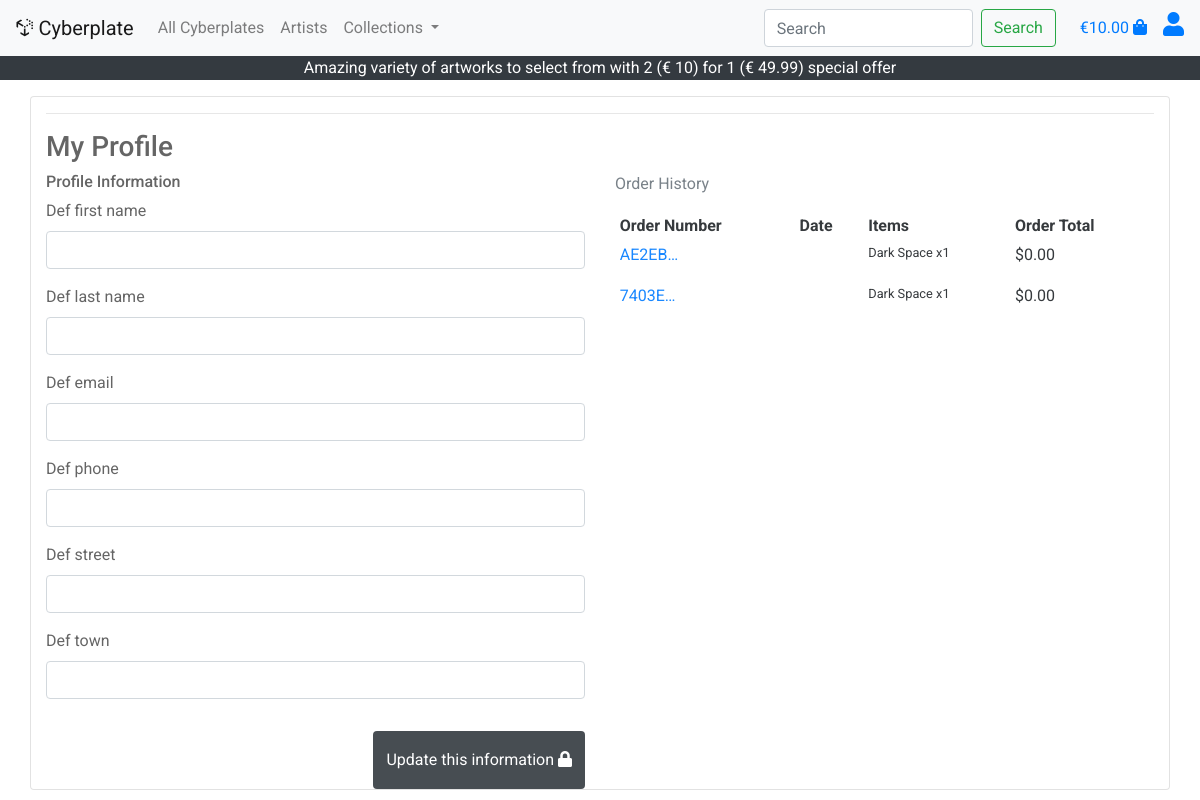
Page /profile/ (signed in) on the committed database.
### profiles/models.py (models this page shows, shortened)
class UserProfile(models.Model):
    user = models.OneToOneField(User, on_delete=models.CASCADE)
    def_first_name = models.CharField(max_length=50, null=True, blank=True)
    def_last_name = models.CharField(max_length=50, null=True, blank=True)
    def_email = models.EmailField(max_length=50, null=True, blank=True)
    def_phone = models.CharField(max_length=50, null=True, blank=True)
    def_street = models.CharField(max_length=100, null=True, blank=True)
    def_town = models.CharField(max_length=100, null=True, blank=True)

### checkout/models.py (models this page shows, shortened)
class Order(models.Model):
    users_order_number = models.CharField(max_length=50, null=False, editable=False)
    user_profile = models.ForeignKey(UserProfile, on_delete=models.SET_NULL,
                                        null=True, blank=True, related_name='orders')
    first_name = models.CharField(max_length=50, null=False, blank=False)
    last_name = models.CharField(max_length=50, null=False, blank=False)
    email = models.EmailField(max_length=50, null=False, blank=False)
    phone = models.CharField(max_length=50, null=False, blank=False)
    street = models.CharField(max_length=100, null=False, blank=False)
    town = models.CharField(max_length=100, null=False, blank=True)
    country = models.CharField(max_length=100, null=False, blank=True)
    order_date = models.DateTimeField(auto_now_add=True)
    order_total = models.DecimalField(max_digits=8, decimal_places=2, null=False, default=0)
    grand_total = models.DecimalField(max_digits=8, decimal_places=2, null=False, default=0)
    original_bag = models.TextField(null=False, blank=False, default='')
    stripe_pid = models.CharField(max_length=254, null=False, blank=False, default='')
    def order_number(self):
        return uuid.uuid4().hex.upper()

class OrderItem(models.Model):
    order_item = models.ForeignKey(Order, null=False, blank=False, on_delete=models.CASCADE, related_name='lineitems')
    product = models.ForeignKey(Product, null=False, blank=False, on_delete=models.CASCADE)
    quantity = models.IntegerField(null=False, blank=False, default=0)
    lineitem_total = models.DecimalField(max_digits=6, decimal_places=2, null= False, blank=False)

### products/models.py (models this page shows, shortened)
class Product(models.Model):
    product_category = models.ForeignKey('Product_Category', null=True, on_delete=models.SET_NULL)
    artist = models.ForeignKey('Artist', null=True, on_delete=models.SET_NULL)
    name = models.CharField(max_length=30)
    description = models.TextField()
    price = models.DecimalField(max_digits=4, decimal_places=2)
    image_url = models.URLField(null=True, blank=True, max_length=1000)
    image = models.ImageField(null=True, blank=True)
    product_key = models.IntegerField(null=True, blank=True)

### profiles/views.py (the view)
# urls.py: path('profile/', include('profiles.urls')),
def profile(request):
    profile = get_object_or_404(UserProfile, user=request.user)
    if request.method == 'POST':
        form = UsersProfileForm(request.POST, instance=profile)
        if form.is_valid():
            form.save()
            messages.success(request, 'Profile updated successfully')
    form = UsersProfileForm(instance=profile)
    orders = profile.orders.all()
    template = 'profiles/profile.html'
    context = {
        'form': form,
        'orders': orders,
        'on_profile_page': True
    }
    return render(request, template, context)

### profiles/forms.py (shortened to what this page needs)
class UsersProfileForm(forms.ModelForm):
    class Meta:
        model = UserProfile
        exclude = ('user',)

### shopping_bag/context.py (called while the page is built, shortened)
def bag_contents(request):
    bag_items = []
    total = 0
    product_count = 0
    bag = request.session.get('bag', {})
    if total < settings.FREE_DELIVERY_THRESHOLD:
        delivery = 10
        free_delivery_delta = settings.FREE_DELIVERY_THRESHOLD - total
    else:
        delivery = 0
        free_delivery_delta = 0
    grand_total = delivery + total
    context = {
        'bag_items': bag_items,
        'total': total,
        'product_count': product_count,
        'delivery': delivery,
        'free_delivery_delta': free_delivery_delta,
        'free_delivery_threshold': settings.FREE_DELIVERY_THRESHOLD,
        'grand_total': grand_total,
    }
    return context

### profiles/templates/profiles/profile.html (shortened to what this page needs)
{% extends "base.html" %}
{% load static %}
{% block content %}
<div class="container h-100">
    <div class="row h-100">
        <div class="col card">
            <hr>
            <h3 class="logo-font">My Profile</h3>
            <div class="row">
                <div class="col-lg-6">
                    <h6 class="logo-font">Profile Information</h6>
                    <form action="{% url 'profile' %}" method="POST" id="user-profile-form">
                        {{ form|crispy }}
                        <button href="#" class="btn float-right bg-dark rounded-3 py-3 text-white mt-3"
                            id="btnUpdateProfile">Update this information <i class="fas fa-lock"></i>
                        </button>
                    </form>
                </div>
                <div class="col-lg-6">
                    <p class="text-muted">Order History</p>
                    <div class="order-history table-responsive">
                        <table class="table table-sm table-borderless">
                            <thead>
                                <tr>
                                    <th>Order Number</th>
                                    <th>Date</th>
                                    <th>Items</th>
                                    <th>Order Total</th>
                                </tr>
                            </thead>
                            <tbody>
                                {% for order in orders %}
                                <tr>
                                    <td>
                                        <a href="#"
                                            title="{{ order.order_number }}">
                                            {{ order.order_number|truncatechars:6 }}
                                        </a>
                                    </td>
                                    <td>{{ order.date }}</td>
                                    <td>
                                        <ul class="list-unstyled">
                                            {% for item in order.lineitems.all %}
                                            <li class="small">
                                                {{ item.product.name }} x{{ item.quantity }}
                                            </li>
                                            {% endfor %}
                                        </ul>
                                    </td>
                                    <td>${{ order.grand_total }}</td>
                                </tr>
                                {% endfor %}
                            </tbody>
                        </table>
                    </div>
                </div>
            </div>
        </div>
    </div>
</div>
{% endblock %}

### static/css/base.css (style rules this page uses)
html { height: 100%; font-family: 'Roboto', sans-serif; }
body { background: url('/media/ms4background.jpg') no-repeat center center fixed; background-size: cover; height: calc(100vh - 164px); color: #555; font-family: 'Roboto', sans-serif; }
.card { opacity: 0.9 }

### rows in the picture
Order: order_number "AE2EB…", grand_total "0.00"
OrderItem: product.name "Dark Space", quantity "1"
Order: order_number "7403E…", grand_total "0.00"
OrderItem: product.name "Dark Space", quantity "1"

### other values in the picture
{{ grand_total|floatformat:2 }} "10.00"
{{ free_delivery_threshold }} "10"
